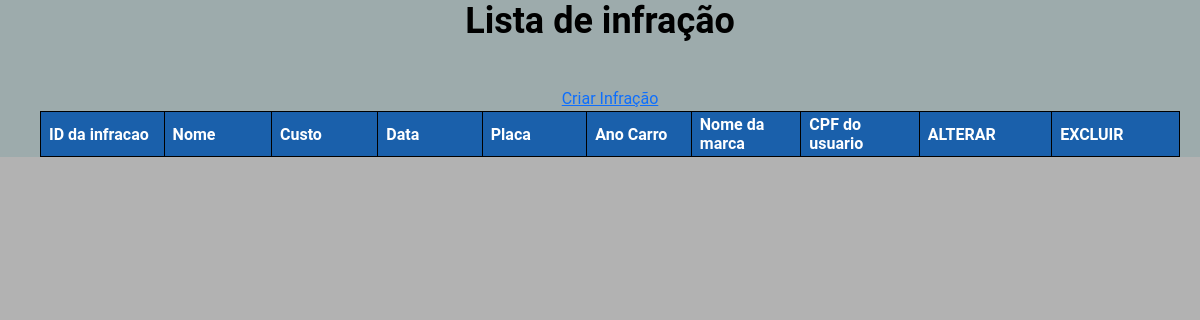
/listarUsuario.php, run on an earlier commit of the app's database.
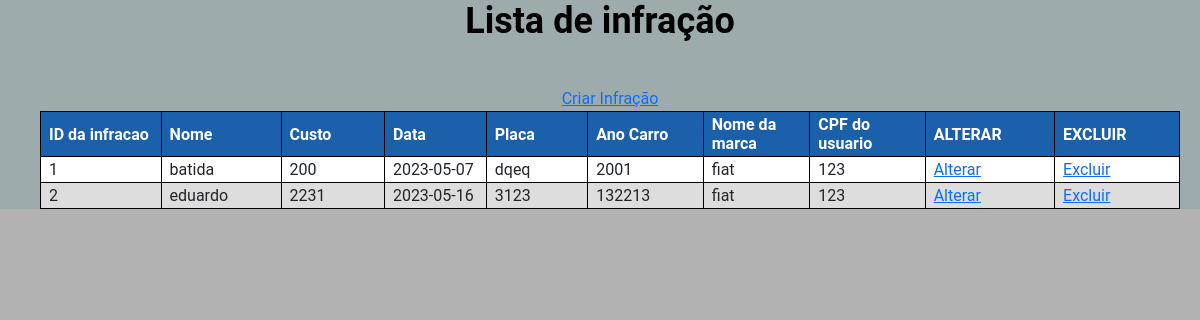
And on a later commit of the database.
### tables this page shows
CREATE TABLE `infracao` (
  `idinfracao` int(11) NOT NULL,
  `nomeinfr` varchar(45) NOT NULL,
  `custo` float NOT NULL,
  `data` date NOT NULL,
  `placa` varchar(45) NOT NULL,
  `AnoCar` float NOT NULL,
  `Usuario_idUsuario` int(11) NOT NULL,
  `Marca_idMarca` int(11) NOT NULL
);

CREATE TABLE `marca` (
  `idMarca` int(11) NOT NULL,
  `NomeMarca` varchar(45) NOT NULL
);

CREATE TABLE `usuario` (
  `idUsuario` int(11) NOT NULL,
  `Nome` varchar(45) NOT NULL,
  `Email` varchar(45) NOT NULL,
  `Senha` varchar(45) NOT NULL,
  `Cpf` varchar(45) NOT NULL,
  `telefone` varchar(45) NOT NULL,
  `cargo` tinyint(4) NOT NULL
);

### conexao.php (called while the page is built)
<?php
class conexao{
    private $host="127.0.0.1";
    private $dbname="mydb";
    private $user="root";
    private $pass="";
    private $pdo;
    public function __construct()
    {
        try{
            $this->pdo = new PDO("mysql:host=".$this->host.";dbname=".$this->dbname,$this->user,$this->pass);
            $this->pdo->setAttribute(PDO::ATTR_ERRMODE,PDO::ERRMODE_EXCEPTION);
        }catch(PDOException $e){
            echo "Erro ao conectar com o banco: ".$e->getMessage();
        }
    }
    public function executar($sql){
        $stmt = $this->pdo->prepare($sql);
        $stmt->execute();
        $resultado = $stmt->fetchAll(PDO::FETCH_ASSOC);
        return $resultado;
    }
}
?>

### listarUsuario.php (the view, shortened to what this page needs)
<?php
include_once "conexao.php";
$conexao = new conexao();
function buscarCPFinfrator($idUsuario)
{
    $conexao = new conexao();
    $bdusu = $conexao->executar("SELECT cpf FROM usuario WHERE idUsuario = $idUsuario");
    $usuario = $bdusu[0];
    return $usuario['cpf'];
}
function buscarmodeloinfrator($idmarca)
{
    $conexao = new conexao();
    $bdusu = $conexao->executar("SELECT NomeMarca FROM marca WHERE idMarca =$idmarca");
    $marca = $bdusu[0];
    return $marca['NomeMarca'];
}
?>
<div class="list">
<link href="https://cdn.jsdelivr.net/npm/bootstrap@5.3.0-alpha3/dist/css/bootstrap.min.css" rel="stylesheet">
<link rel="stylesheet" type="text/css" href="css/style.css">
<div class="containers">
<body>
<h2>Lista de infração</h2>
<div class="tab">
<a href="cadastro.php"> Criar Infração </a>
<table>
    <tr>
        <th>ID da infracao</th>
        <th>Nome</th>
        <th>Custo</th>
        <th>Data</th>
        <th>Placa</th>
        <th>Ano Carro</th>
        <th>Nome da marca</th>
        <th>CPF do usuario </th>
        <th>ALTERAR</th>
        <th>EXCLUIR</th>
    </tr>
</div>
  <?php
   $arrinfracao= $conexao->executar("select * from infracao");
   foreach ($arrinfracao as $infracao){
     ?>
     <tr>
        <td><?=$infracao['idinfracao']?></td>
        <td><?php echo $infracao['nomeinfr']; ?></td>
        <td><?=$infracao['custo']?></td>
        <td><?=$infracao['data']?></td>
        <td><?=$infracao['placa']?></td>
        <td><?=$infracao['AnoCar']?></td>
        <td><?=buscarmodeloinfrator($infracao['Marca_idMarca'])?></td>
        <td><?=buscarCPFinfrator($infracao['Usuario_idUsuario'])?></td>
        <td>
            <a href="cadastro.php?infracao=<?=$infracao['idinfracao']?>">Alterar</a>
        </td>
        <td>
        <a href="acoes.php?infracao=<?=$infracao['idinfracao']?>&acao=4">Excluir</a>
        </td>
     </tr>
     <?php
   }
  ?>
</div>
</body>

### css/style.css (style rules this page uses)
* { margin: 0; padding:0; box-sizing: border-box; }
body { background-image: url(../imagens/estrada.jpg); background-position: center; background-size: cover; font-family: 'Roboto', sans-serif; }
body::before { content: ''; position: fixed; top: 0; left: 0; width: 100%; height: 100%; background-color: rgba(0, 0, 0, 0.3); }
h1,h2 { color: #000000; font-size: 36px; font-weight: 700; margin-bottom: 20px; text-align: center; }
table { border: 1px solid black; }
.list { background-color: #e0f5f6; }
.containers { text-align: center; }
.tab { width: 95%; left: 40px; position: relative; }
table th,td { border: 1px solid black; width: 5%; }
th,td { padding:3px 8px; }
th { background-color: #1a60ab; color: white; }
table tr:nth-child(odd) { background-color: #ddd; }
table tr:nth-child(even) { background-color: white; }

### listarUsuario.php (style rules this page uses)
body { background-image: none; }

What changed in the data, as far as the page shows it:
added infracao: idinfracao "1", nomeinfr "batida", custo "200", data "2023-05-07", placa "dqeq", AnoCar "2001", Marca_idMarca.NomeMarca "fiat", Usuario_idUsuario.Cpf "123"
added infracao: idinfracao "2", nomeinfr "eduardo", custo "2231", data "2023-05-16", placa "3123", AnoCar "132213", Marca_idMarca.NomeMarca "fiat", Usuario_idUsuario.Cpf "123"
